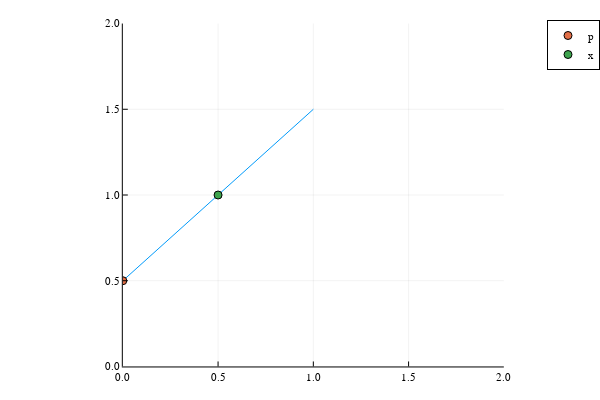

The notebook cell this image was saved under:
### Code cell
quiver([p.e1],[p.e2],quiver=([a.e1],[a.e2]))
scatter!([p.e1],[p.e2], xlims=(0,2),ylims=(0,2),aspect_ratio=1,label="p")
scatter!([x.e1],[x.e2], xlims=(0,2),ylims=(0,2),aspect_ratio=1,label="x")

### Figure 1 — Plotly figure (JSON) as saved in the notebook; plotly's stock layout.template omitted (floating-point values rounded to 4 significant figures)
{"data": [{"colorbar": {"len": 0.9525, "title": {"text": ""}, "x": 0.8397, "y": 0.5139}, "legendgroup": "", "line": {"color": "rgba(0, 154, 250, 1.000)", "dash": "solid", "shape": "linear", "width": 1}, "mode": "lines", "name": "", "showlegend": false, "type": "scatter", "x": [0, 1], "xaxis": "x", "y": [0.5, 1.5], "yaxis": "y", "zmax": null, "zmin": null}, {"colorbar": {"len": 0.9525, "title": {"text": ""}, "x": 0.8397, "y": 0.5139}, "legendgroup": "p", "marker": {"color": "rgba(227, 111, 71, 1.000)", "line": {"color": "rgba(0, 0, 0, 1)", "width": 1}, "size": 8, "symbol": "circle"}, "mode": "markers", "name": "p", "showlegend": true, "type": "scatter", "x": [0], "xaxis": "x", "y": [0.5], "yaxis": "y", "zmax": null, "zmin": null}, {"colorbar": {"len": 0.9525, "title": {"text": ""}, "x": 0.8397, "y": 0.5139}, "legendgroup": "x", "marker": {"color": "rgba(62, 164, 78, 1.000)", "line": {"color": "rgba(0, 0, 0, 1)", "width": 1}, "size": 8, "symbol": "circle"}, "mode": "markers", "name": "x", "showlegend": true, "type": "scatter", "x": [0.5], "xaxis": "x", "y": [1], "yaxis": "y", "zmax": null, "zmin": null}], "layout": {"annotations": [], "height": 400, "legend": {"bgcolor": "rgba(255, 255, 255, 1.000)", "bordercolor": "rgba(0, 0, 0, 1)", "borderwidth": 1, "font": {"color": "rgba(0, 0, 0, 1)", "family": "sans-serif", "size": 11}, "title": {"font": {"color": "rgba(0, 0, 0, 1)", "family": "sans-serif", "size": 15}, "text": ""}, "tracegroupgap": 0, "traceorder": "normal", "x": 1, "xanchor": "auto", "y": 1, "yanchor": "auto"}, "margin": {"b": 20, "l": 0, "r": 0, "t": 20}, "paper_bgcolor": "rgba(255, 255, 255, 1.000)", "plot_bgcolor": "rgba(255, 255, 255, 1.000)", "showlegend": true, "width": 600, "xaxis": {"anchor": "y", "domain": [0.2047, 0.8397], "gridcolor": "rgba(0, 0, 0, 0.1)", "gridwidth": 0.5, "linecolor": "rgba(0, 0, 0, 1)", "mirror": false, "range": [0, 2], "showgrid": true, "showline": true, "showticklabels": true, "tickangle": 0, "tickcolor": "rgb(0, 0, 0)", "tickfont": {"color": "rgba(0, 0, 0, 1)", "family": "sans-serif", "size": 11}, "tickmode": "array", "ticks": "inside", "ticktext": ["0.0", "0.5", "1.0", "1.5", "2.0"], "tickvals": [0, 0.5, 1, 1.5, 2], "title": {"font": {"color": "rgba(0, 0, 0, 1)", "family": "sans-serif", "size": 15}, "text": ""}, "type": "linear", "visible": true, "zeroline": false, "zerolinecolor": "rgba(0, 0, 0, 1)"}, "yaxis": {"anchor": "x", "domain": [0.03762, 0.9902], "gridcolor": "rgba(0, 0, 0, 0.1)", "gridwidth": 0.5, "linecolor": "rgba(0, 0, 0, 1)", "mirror": false, "range": [0, 2], "showgrid": true, "showline": true, "showticklabels": true, "tickangle": 0, "tickcolor": "rgb(0, 0, 0)", "tickfont": {"color": "rgba(0, 0, 0, 1)", "family": "sans-serif", "size": 11}, "tickmode": "array", "ticks": "inside", "ticktext": ["0.0", "0.5", "1.0", "1.5", "2.0"], "tickvals": [0, 0.5, 1, 1.5, 2], "title": {"font": {"color": "rgba(0, 0, 0, 1)", "family": "sans-serif", "size": 15}, "text": ""}, "type": "linear", "visible": true, "zeroline": false, "zerolinecolor": "rgba(0, 0, 0, 1)"}}}
